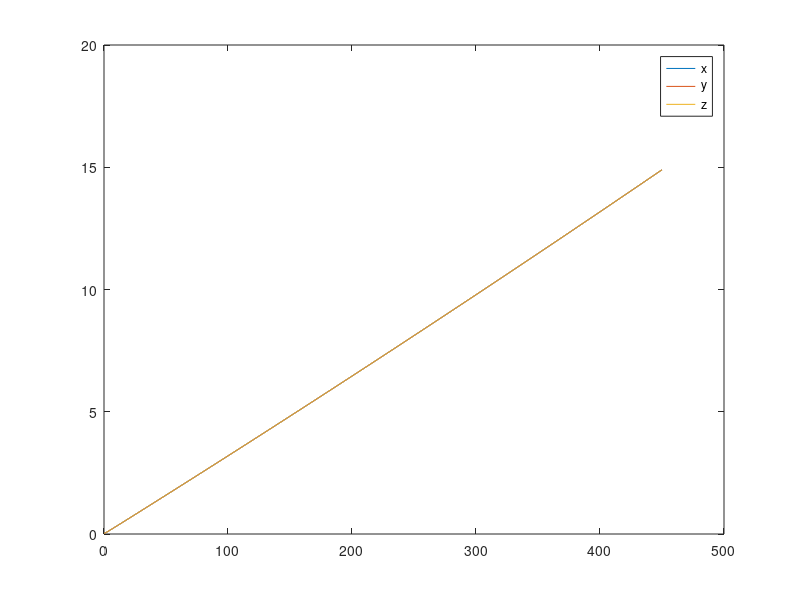

This figure's MATLAB source:
function testIMUCovariance()
% see what happens to covariance after many propagations
dt=0.1;
qa=(80*1.0e-5)^2;
qg=(0.03*pi/180)^2;
gravs=9.8;
Pis=zeros(9,floor(450/dt)+1);
P0=eye(9)*1e-3;
Pis(:, 1)=sqrt(diag(P0));
P1=zeros(9);
for i=2:size(Pis,2)
    Phi=eye(9);
    Phi(1:3,4:6)=eye(3)*dt;
    covu=zeros(9);
    covu(4:6,4:6)=eye(3)*qa*dt;
    covu(7:9,7:9)=eye(3)*qg*dt;
    P1=Phi*P0*Phi'+covu;
    P0=P1;
    Pis(:, i)=sqrt(diag(P1));
end
plot((0:1:size(Pis,2)-1)*dt, Pis(1:3,:));
legend('x','y','z');
end